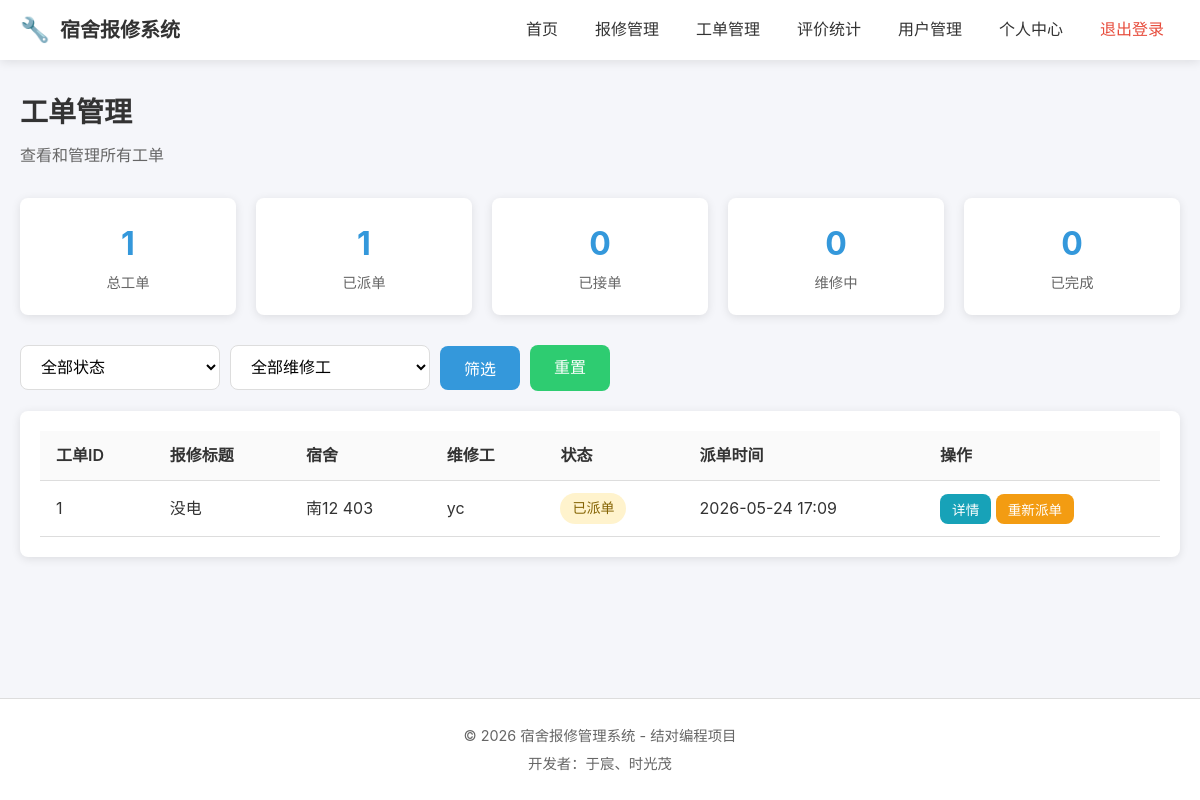
/workorders/manage/ (signed in), run on an earlier commit of the app's database.
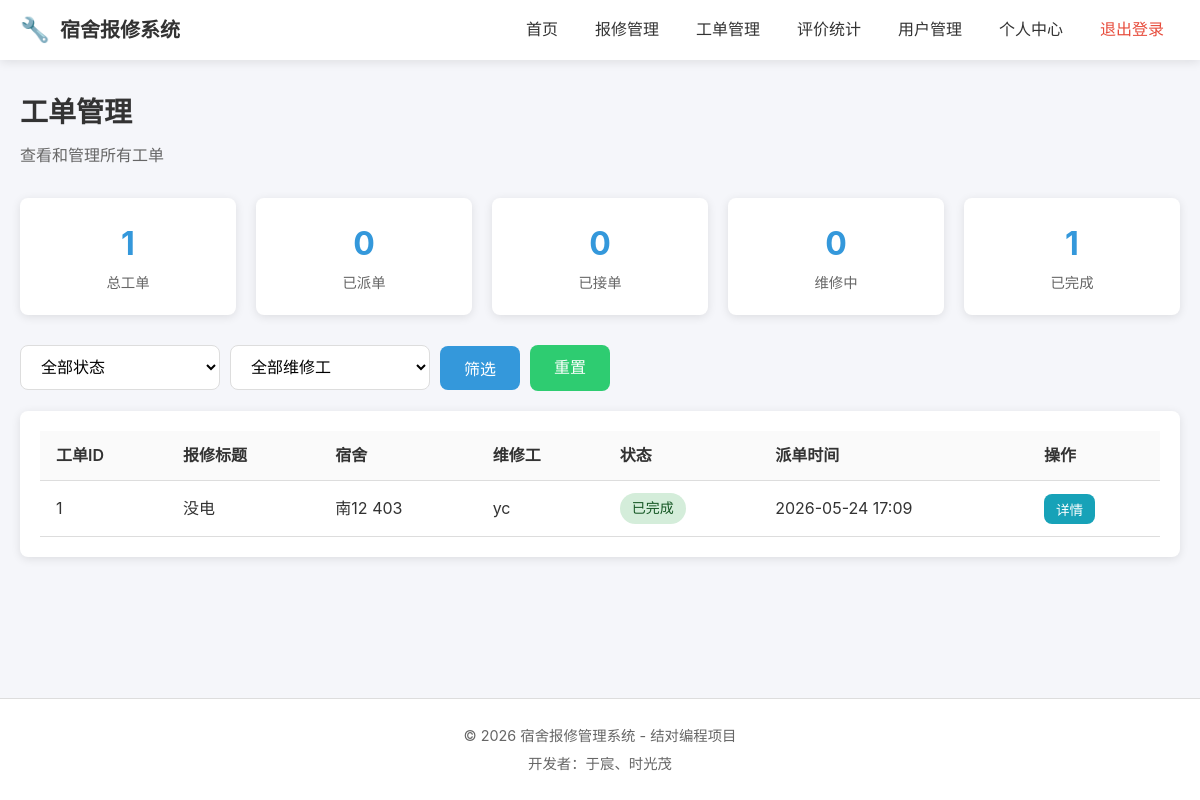
And on a later commit of the database.
### workorders/models.py (models this page shows, shortened)
class WorkOrder(models.Model):
    STATUS_CHOICES = [
        ('assigned', '已派单'),
        ('accepted', '已接单'),
        ('in_progress', '维修中'),
        ('completed', '已完成'),
        ('rejected', '已拒绝'),
    ]
    repair_request = models.OneToOneField(
        RepairRequest,
        on_delete=models.CASCADE,
        related_name='work_order',
        verbose_name='报修单'
    )
    worker = models.ForeignKey(
        settings.AUTH_USER_MODEL,
        on_delete=models.SET_NULL,
        null=True,
        blank=True,
        related_name='work_orders',
        verbose_name='维修工'
    )
    status = models.CharField('状态', max_length=20, choices=STATUS_CHOICES, default='assigned')
    assigned_by = models.ForeignKey(
        settings.AUTH_USER_MODEL,
        on_delete=models.SET_NULL,
        null=True,
        related_name='assigned_orders',
        verbose_name='派单管理员'
    )
    assigned_at = models.DateTimeField('派单时间', auto_now_add=True)
    accepted_at = models.DateTimeField('接单时间', null=True, blank=True)
    started_at = models.DateTimeField('开始维修时间', null=True, blank=True)
    completed_at = models.DateTimeField('完成时间', null=True, blank=True)
    remark = models.TextField('维修备注', blank=True, default='')
    created_at = models.DateTimeField('创建时间', auto_now_add=True)
    updated_at = models.DateTimeField('更新时间', auto_now=True)
    class Meta:
        db_table = 'work_orders'
        verbose_name = '工单'
        verbose_name_plural = '工单'
        ordering = ['-created_at']
        indexes = [
            models.Index(fields=['status']),
            models.Index(fields=['worker']),
        ]

### repairs/models.py (models this page shows, shortened)
class RepairRequest(models.Model):
    TYPE_CHOICES = [
        ('electric', '水电'),
        ('door', '门窗'),
        ('furniture', '家具'),
        ('network', '网络'),
        ('other', '其他'),
    ]
    STATUS_CHOICES = [
        ('pending', '待处理'),
        ('processing', '处理中'),
        ('completed', '已完成'),
        ('cancelled', '已取消'),
    ]
    student = models.ForeignKey(
        settings.AUTH_USER_MODEL,
        on_delete=models.CASCADE,
        related_name='repair_requests',
        verbose_name='报修学生'
    )
    title = models.CharField('报修标题', max_length=100)
    description = models.TextField('问题描述')
    repair_type = models.CharField('报修类型', max_length=50, choices=TYPE_CHOICES, default='other')
    dorm_building = models.CharField('宿舍楼', max_length=50)
    dorm_room = models.CharField('房间号', max_length=20)
    contact_phone = models.CharField('联系电话', max_length=20)
    status = models.CharField('状态', max_length=20, choices=STATUS_CHOICES, default='pending')
    created_at = models.DateTimeField('创建时间', auto_now_add=True)
    updated_at = models.DateTimeField('更新时间', auto_now=True)
    class Meta:
        db_table = 'repair_requests'
        verbose_name = '报修单'
        verbose_name_plural = '报修单'
        ordering = ['-created_at']
        indexes = [
            models.Index(fields=['status']),
            models.Index(fields=['created_at']),
        ]

### users/models.py (models this page shows, shortened)
class User(AbstractUser):
    ROLE_CHOICES = [
        ('student', '学生'),
        ('worker', '维修工'),
        ('admin', '管理员'),
    ]
    role = models.CharField('角色', max_length=20, choices=ROLE_CHOICES, default='student')
    phone = models.CharField('联系电话', max_length=20, blank=True, default='')
    dorm_building = models.CharField('宿舍楼', max_length=50, blank=True, default='')
    dorm_room = models.CharField('宿舍房间号', max_length=20, blank=True, default='')
    specialty = models.CharField('维修专长', max_length=50, blank=True, default='')
    class Meta:
        db_table = 'users'
        verbose_name = '用户'
        verbose_name_plural = '用户'
    def is_admin(self):
        return self.role == 'admin'

### workorders/views.py (the view)
# urls.py: path('manage/', views.work_order_manage, name='work_order_manage'),
@login_required
def work_order_manage(request):
    if not request.user.is_admin():
        messages.error(request, '仅管理员可访问')
        return redirect('index')
    status = request.GET.get('status', '')
    worker_id = request.GET.get('worker_id', '')
    work_orders = WorkOrder.objects.all()
    if status:
        work_orders = work_orders.filter(status=status)
    if worker_id:
        work_orders = work_orders.filter(worker_id=worker_id)
    work_orders = work_orders.order_by('-created_at')
    from django.core.paginator import Paginator
    paginator = Paginator(work_orders, 10)
    page = request.GET.get('page', 1)
    page_obj = paginator.get_page(page)
    filter_params = ''
    if status:
        filter_params += f'&status={status}'
    if worker_id:
        filter_params += f'&worker_id={worker_id}'
    from users.models import User
    all_workers = User.objects.filter(role='worker')
    context = {
        'page_obj': page_obj,
        'current_status': status,
        'current_worker': worker_id,
        'filter_params': filter_params,
        'all_workers': all_workers,
        'total': WorkOrder.objects.count(),
        'assigned': WorkOrder.objects.filter(status='assigned').count(),
        'accepted': WorkOrder.objects.filter(status='accepted').count(),
        'in_progress': WorkOrder.objects.filter(status='in_progress').count(),
        'completed': WorkOrder.objects.filter(status='completed').count(),
    }
    return render(request, 'workorders/work_order_manage.html', context)

### templates/workorders/work_order_manage.html (shortened to what this page needs)
{% extends 'base.html' %}
{% block content %}
<div class="page-header">
    <h2>工单管理</h2>
    <p class="text-muted">查看和管理所有工单</p>
</div>
<div class="stats-row">
    <div class="stat-item">
        <span class="stat-num">{{ total }}</span>
        <span class="stat-text">总工单</span>
    </div>
    <div class="stat-item">
        <span class="stat-num">{{ assigned }}</span>
        <span class="stat-text">已派单</span>
    </div>
    <div class="stat-item">
        <span class="stat-num">{{ accepted }}</span>
        <span class="stat-text">已接单</span>
    </div>
    <div class="stat-item">
        <span class="stat-num">{{ in_progress }}</span>
        <span class="stat-text">维修中</span>
    </div>
    <div class="stat-item">
        <span class="stat-num">{{ completed }}</span>
        <span class="stat-text">已完成</span>
    </div>
</div>
<div class="filter-bar">
    <form method="get" class="filter-form">
        <select name="status" class="form-select filter-select">
            <option value="">全部状态</option>
        </select>
        <select name="worker_id" class="form-select filter-select">
            <option value="">全部维修工</option>
        </select>
        <button type="submit" class="btn btn-primary">筛选</button>
        <a href="{% url 'workorders:work_order_manage' %}" class="btn btn-secondary">重置</a>
    </form>
</div>
<div class="card">
    <div class="card-body">
        <table class="table">
            <thead>
                <tr>
                    <th>工单ID</th>
                    <th>报修标题</th>
                    <th>宿舍</th>
                    <th>维修工</th>
                    <th>状态</th>
                    <th>派单时间</th>
                    <th>操作</th>
                </tr>
            </thead>
            <tbody>
                {% for item in page_obj %}
                <tr>
                    <td>{{ item.id }}</td>
                    <td>{{ item.repair_request.title }}</td>
                    <td>{{ item.repair_request.dorm_building }} {{ item.repair_request.dorm_room }}</td>
                    <td>{{ item.worker.username|default:"未分配" }}</td>
                    <td><span class="badge badge-{{ item.status }}">{{ item.get_status_display }}</span></td>
                    <td>{{ item.assigned_at|date:"Y-m-d H:i" }}</td>
                    <td>
                        <button class="btn btn-sm btn-info" onclick="viewDetail('{{ item.id }}')">详情</button>
                        {% if item.status in 'assigned,accepted' %}
                        <button class="btn btn-sm btn-warning" onclick="reassign('{{ item.id }}')">重新派单</button>
                        {% endif %}
                    </td>
                </tr>
                {% empty %}
                <tr>
                    <td colspan="7" class="text-center">暂无工单记录</td>
                </tr>
                {% endfor %}
            </tbody>
        </table>
    </div>
</div>
{% endblock %}

What changed in the data, as far as the page shows it:
changed WorkOrder "没电": status "已派单" → "已完成"; no longer shows "重新派单"
Also different on the page:
{{ assigned }}: "1" → "0"
{{ completed }}: "0" → "1"
